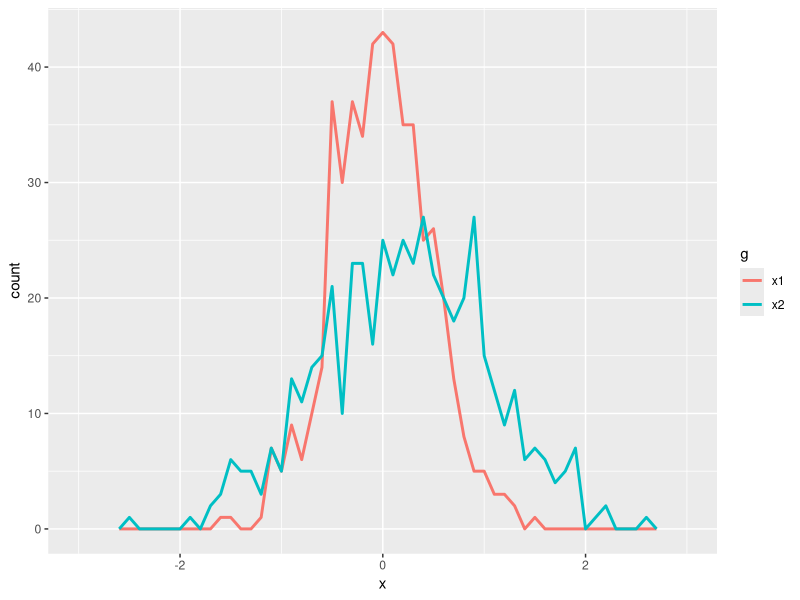

R code for this plot:
library(ggplot2)
freqpoly <- function(x1, x2, binwidth = 0.1, xlim = c(-3,3)){
  df <- data.frame(
    x = c(x1,x2),
    g = c(rep("x1", length(x1)), rep("x2", length(x2)))
  )
  ggplot(df, aes(x, colour = g)) +
    geom_freqpoly(binwidth = binwidth, size = 1) +
    coord_cartesian(xlim = xlim)
}

t_test <- function(x1,x2){
  test <- t.test(x1,x2)
  sprintf("p value: %0.3f\n[%0.2f, %0.2f",
          test$p.value, test$conf.int[1], test$conf.int[2]
          )
}

x1 <- rnorm(500, mean = 0, sd = 0.5)
x2 <- rnorm(500, mean = 0.15, sd = 0.9)


freqpoly(x1,x2)
cat(t_test(x1,x2))
